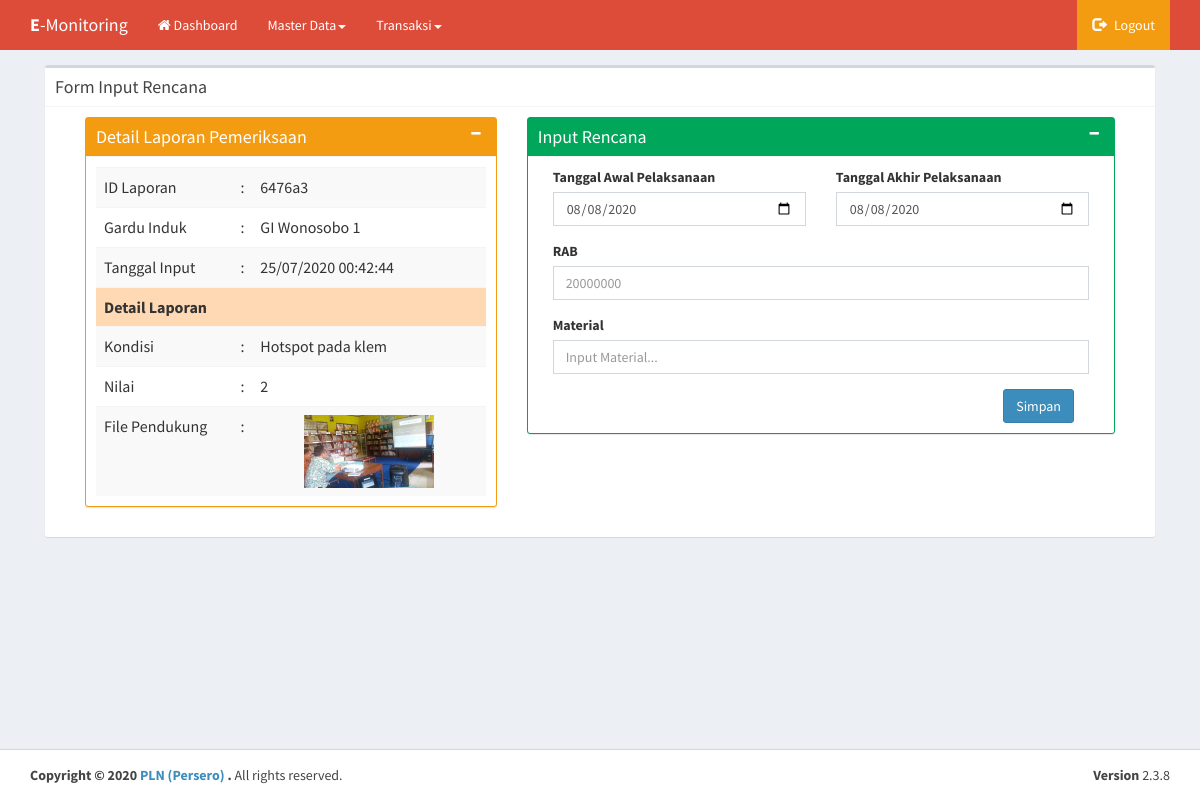
Screenshot of /page/input_rencana.php?id=6476a3 (signed in) with the database file from the repository.
### tables this page shows
CREATE TABLE `t_kondisi`  (
  `id` int(11) NOT NULL AUTO_INCREMENT,
  `id_kondisi` int(40) NULL DEFAULT NULL,
  `tgl_input` varchar(30) NULL DEFAULT NULL,
  `user_input` varchar(100) NULL DEFAULT NULL,
  `id_utlg` int(11) NULL DEFAULT NULL,
  `id_gi` int(11) NULL DEFAULT NULL,
  `status` int(11) NULL DEFAULT NULL,
  `qr` varchar(100) NULL DEFAULT NULL,
  `status_kondisi` int(40) NULL DEFAULT NULL,
  PRIMARY KEY (`id`) USING BTREE
);

CREATE TABLE `m_gi`  (
  `id` int(11) NOT NULL AUTO_INCREMENT,
  `nama_gi` varchar(255) NULL DEFAULT NULL,
  `id_utlg` int(50) NULL DEFAULT NULL,
  `status` char(1) NULL DEFAULT NULL,
  PRIMARY KEY (`id`) USING BTREE
);

CREATE TABLE `m_kondisi`  (
  `id` int(11) NOT NULL AUTO_INCREMENT,
  `kondisi` varchar(255) NULL DEFAULT NULL,
  `status` int(11) NULL DEFAULT NULL,
  PRIMARY KEY (`id`) USING BTREE
);

CREATE TABLE `t_kondisi_detail`  (
  `id` int(11) NOT NULL AUTO_INCREMENT,
  `id_kondisi` int(20) NULL DEFAULT NULL,
  `qr` varchar(100) NULL DEFAULT NULL,
  `ket` varchar(255) NULL DEFAULT NULL,
  `nilai` varchar(255) NULL DEFAULT NULL,
  `tgl_input` varchar(50) NULL DEFAULT NULL,
  `file` varchar(255) NULL DEFAULT NULL,
  PRIMARY KEY (`id`) USING BTREE,
  INDEX `t_kondisi_detail_ibfk_1`(`id_kondisi`) USING BTREE
);

### page/input_rencana.php (the view, shortened to what this page needs)
 <?php include 'header.php';  include '../config/koneksi.php';
    $query = mysqli_query($conn,"SELECT A.*,B.nama_gi,C.kondisi,D.nilai,D.file
              FROM t_kondisi A
              LEFT JOIN m_gi B ON A.id_gi = B.id
              LEFT JOIN m_kondisi C ON A.id_kondisi = C.id
              LEFT JOIN t_kondisi_detail D ON D.qr = A.qr
              WHERE A.qr ='".$_GET['id']."'");
    $data = mysqli_fetch_array($query);
 ?>
      <section class="content">
        <div class="box box-default">
          <div class="box-header with-border">
            <h3 class="box-title">Form Input Rencana</h3>
          </div>
          <div class="box-body">
            <div class="col-md-12">
            <div class="col-md-5">
                <div class="box box-warning box-solid">
                  <div class="box-header with-border">
                    <h3 class="box-title">Detail Laporan Pemeriksaan</h3>
                    <div class="box-tools pull-right">
                      <button type="button" class="btn btn-box-tool" data-widget="collapse"><i class="fa fa-minus"></i>
                      </button>
                    </div>
                  </div>
                  <div class="box-body">
                    <table width="100%" class="table table-striped" >
                      <tr>
                        <td style="width: 35%;">ID Laporan</td>
                        <td>:</td>
                        <td><?=$data['qr']?></td>
                      </tr>
                      <tr>
                        <td>Gardu Induk</td>
                        <td>:</td>
                        <td><?=$data['nama_gi']?></td>
                      </tr>
                      <tr>
                        <td>Tanggal Input</td>
                        <td>:</td>
                        <td><?=$data['tgl_input']?></td>
                      </tr>
                      <tr>
                        <td colspan="3" style="background-color: #ffd9b3;"><b>Detail Laporan</b></td>
                      </tr>
                      <tr>
                        <td>Kondisi</td>
                        <td>:</td>
                        <td><?=$data['kondisi']?></td>
                      </tr>
                      <tr>
                        <td>Nilai</td>
                        <td>:</td>
                        <td><?=$data['nilai']?></td>
                      </tr>
                      <tr>
                        <td>File Pendukung</td>
                        <td>:</td>
                        <td><img class="rounded-circle mx-auto d-block"  src="images/<?php echo $data['file']; ?>" style="width: 60%"></img></td>
                      </tr>
                    </table>
                  </div>
                </div>
            </div>
            <div class="col-md-7">
                <div class="box box-success box-solid">
                  <div class="box-header with-border">
                    <h3 class="box-title">Input Rencana</h3>
                    <div class="box-tools pull-right">
                      <button type="button" class="btn btn-box-tool" data-widget="collapse"><i class="fa fa-minus"></i>
                      </button>
                    </div>
                  </div>
                  <div class="box-body">
                      <form action="input_rencana_save.php" method="post" class="form-horizontal" enctype="multipart/form-data">
                        <div class="form-group">
                          <div class="col-lg-12">
                            <div class="col-lg-6">
                              <label>Tanggal Awal Pelaksanaan</label>
                             <input type="date" name="tgl_input_awal" id="tgl_input_awal" class="form-control" value="<?=date('Y-m-d')?>" >
                            </div>
                            <div class="col-lg-6">
                              <label>Tanggal Akhir Pelaksanaan</label>
                             <input type="date" name="tgl_input_akhir" id="tgl_input_akhir" class="form-control" value="<?=date('Y-m-d')?>" >
                            </div>
                          </div>
                        </div>
                        <div class="form-group">
                          <div class="col-lg-12">
                             <div class="col-lg-12">
                             <label>RAB</label>
                             <input type="text" name="rab" id="rab" class="form-control" placeholder="20000000">
                             </div>
                          </div>
                        </div>
                        <div class="form-group">
                          <div class="col-lg-12">
                             <div class="col-lg-12">
                             <label>Material</label>
                             <input type="text" name="material" id="material" class="form-control" placeholder="Input Material...">
                             </div>
                          </div>
                        </div>
                        <div align="right">
                          <div class="col-lg-12">
                             <div class="col-lg-12">
                                <button class="btn btn-primary bd-0" type="submit" >Simpan</button>
                             </div>
                          </div>
                        </div>
                      </form>
                  </div>
                </div>
            </div>
            </div>
          </div>
        </div>
      </section>
    </div>
  </div>
  <footer class="main-footer">
    <div class="container">
      <div class="pull-right hidden-xs">
        <b>Version</b> 2.3.8
      </div>
      <strong>Copyright &copy; <?=date('Y')?> <a href="pln.com">PLN (Persero) </a>.</strong> All rights
      reserved.
    </div>
  </footer>
</div>
</body>
</html>

### page/header.php (style rules this page uses)
img { display: block; margin-left: auto; margin-right: auto; }

### rows the page displays
t_kondisi: qr "6476a3", m_gi.nama_gi "GI Wonosobo 1", tgl_input "25/07/2020 00:42:44", id_kondisi.kondisi "Hotspot pada klem", t_kondisi_detail.nilai "2", t_kondisi_detail.file (picture)
